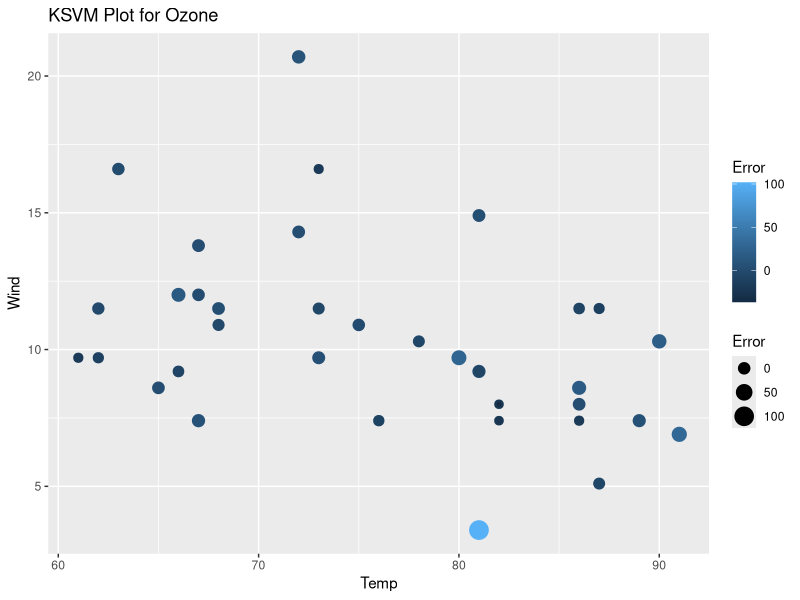
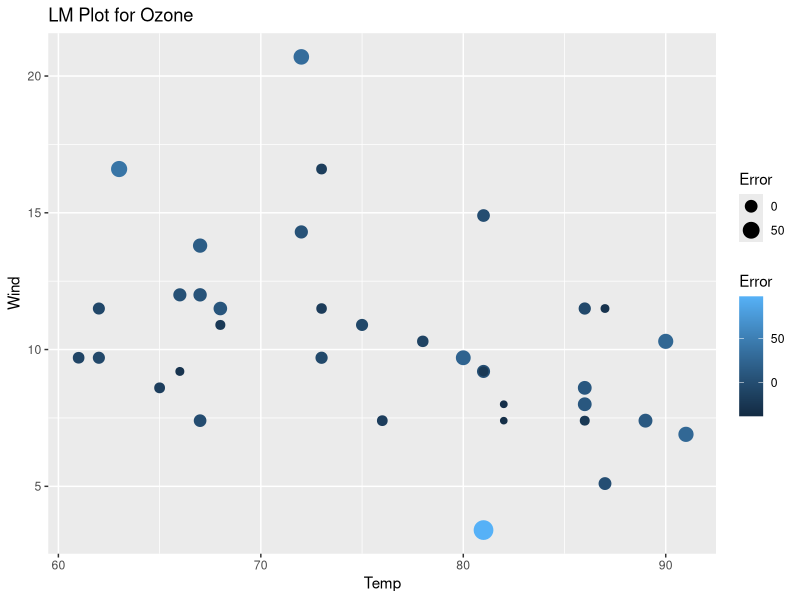
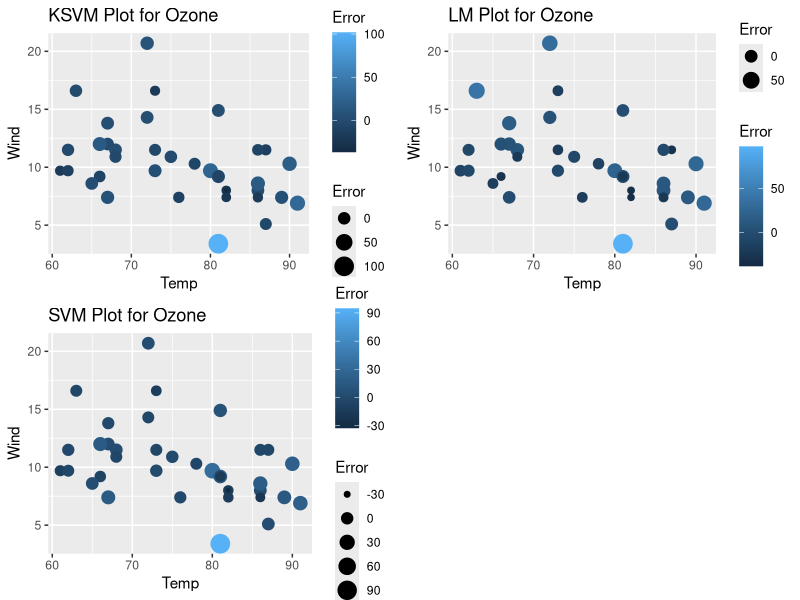

These figures' R source, in order: (Note: this script raises an error after producing the figures.)
## HOMEWORK 9
# Load Data & Packages
install.packages("kernlab")
install.packages("e1071")
install.packages("gridExtra")
library(kernlab)
library(ggplot2)
library(e1071)
library(gridExtra)
df <- airquality
dfNA <- na.omit(df)
dfNA
# Create SVM Setup
randIndex <- sample(1:dim(dfNA)[1])
summary(randIndex)
cutPoint2_3 <- floor(nrow(dfNA)*2/3)
cutPoint2_3
trainData <- dfNA[randIndex[1:cutPoint2_3],]
trainData
testData <- dfNA[randIndex[(cutPoint2_3+1):nrow(dfNA)],]
testData
# Build model using KSVM
colnames(dfNA)
svmOut <- ksvm(Ozone ~ Solar.R + Wind + Temp + Month + Day, data=trainData)
svmOut
# Test the model and calc RMSE
svmPred <- predict(svmOut, testData)
svmPred
RMSE = function(m, o){
    sqrt(mean((m - o)^2))}
outRMSE <- RMSE(svmPred, testData$Ozone)
outRMSE
# Plot
ozoneErr <- testData$Ozone - svmPred
dfTesRes <- data.frame(testData, "Error"=ozoneErr)
dfTesRes
p1 <- ggplot(dfTesRes, aes(x=Temp, y=Wind,)) + geom_point(aes(size=Error, color=Error)) + ggtitle("KSVM Plot for Ozone")
p1
ozLm <- lm(Ozone ~ Solar.R + Temp + Month + Wind, data=trainData)
ozLmPred <- predict(ozLm, testData)
outOzLmRMSE <- RMSE(ozLmPred, testData$Ozone)
outOzLmRMSE
ozLmErr <- testData$Ozone - ozLmPred
dfLmRes <- data.frame(testData, "Error"=ozLmErr)
p2 <- ggplot(dfLmRes, aes(x=Temp, y=Wind,)) + geom_point(aes(size=Error, color=Error)) + ggtitle("LM Plot for Ozone")
p2
ozSVM <- svm(Ozone ~ Solar.R + Temp + Month + Wind, data=testData)
ozSvPred <- predict(ozSVM, testData)
ozSvRMSE <- RMSE(ozSvPred, testData$Ozone)
ozOzErr <- testData$Ozone - ozSvPred
dfSvRes <- data.frame(testData, "Error"=ozOzErr)
p3 <- ggplot(dfSvRes, aes(x=Temp, y=Wind,)) + geom_point(aes(size=Error, color=Error)) + ggtitle("SVM Plot for Ozone")
grid.arrange(p1, p2, p3, ncol=2)
# Good Ozone
goodOz <- as.integer(dfNA$Ozone>=mean(dfNA$Ozone))
# Improve Prediction
dfOz <- data.frame(dfNA, "goodOzone"=goodOz)
TrainOz <- dfOz[randIndex[1:cutPoint2_3],]
TestOz <- dfOz[randIndex[(cutPoint2_3+1): nrow(dfOz)],]
ozKSVM <- ksvm(goodOzone ~ Solar.R + Temp + Month + Wind, data=TrainOz)
ozKSVM
# Testing
ozPredKSVM <- predict(ozKSVM, TestOz)
ozPredKSVM_Round <- round(ozPredKSVM)
ozCorrect <- ozPredKSVM == TestOz$goodOzone
ozCorrect
sum(ozCorrect)/length(ozCorrect)
# Plot it
p4 <- data.frame(dfNA, "Prediciton"= ozPredKSVM, "Correct"=ozCorrect)
p5 <- ggplot(p4, aes(x=Temp, y=Wind,)) + geom_point(aes(shape=factor(ozPredKSVM), size=!Correct, color=factor(goodOz))) + scale_size_discrete(name="Incorrect")+ scale_shape(name="Prediction")+ scale_color_discrete(name="goodOzone") + ggtitle("KVSM Model")
p5
# naivebayes
TrainOz$goodOzone <- as.factor(TrainOz$goodOzone)
bayOz <- naiveBayes(goodOzone ~ Solar.R + Temp + Month + Wind, data = TrainOz)
bayOzPred <- predict(bayOz, TrainOz)
bayOzCorr <- bayOzPred == TrainOz$goodOzone
bayOzPlot <- data.frame(TestOz, "Prediction"=bayOzPred, "Correct"=bayOzCorr)
p6 <- ggplot(bayOz, aes(x=Temp, y=Wind,))+geom_point(aes(shape=factor(Prediction), size=!Correct, color=factor(goodOz)))+scale_size_discrete(name="Incorrect")+scale_shape(name="Prediction")+scale_color_discrete(name="goodOzone")+ggtitle("Naive Bay")
# everything
grid.arrange(p2, p3, p5, p6, ncol=2)
